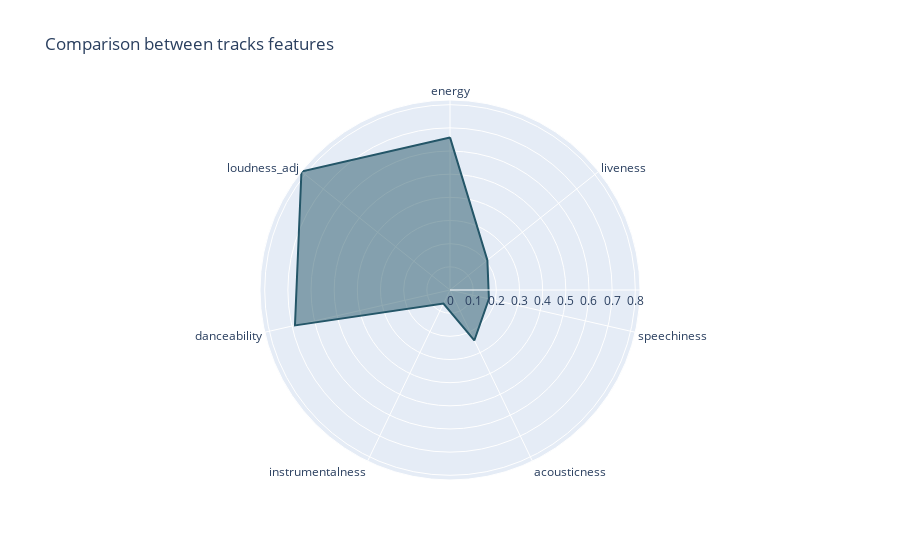

Write notebook code for a chart like this one.
### Code cell
# Create radar chart
radar_data = pd.DataFrame(dict(
    r=features_average,
    theta=features_of_interest))
fig = px.line_polar(radar_data, r='r', theta='theta', line_close=True, title="Comparison between tracks features", 
                    color_discrete_sequence=px.colors.sequential.Aggrnyl)
fig.update_traces(fill='toself')
fig.show()

### Figure 1 — Plotly figure (JSON) as saved in the notebook; plotly's stock layout.template omitted (floating-point values rounded to 4 significant figures)
{"data": [{"fill": "toself", "hovertemplate": "r=%{r}<br>theta=%{theta}<extra></extra>", "legendgroup": "", "line": {"color": "rgb(36, 86, 104)", "dash": "solid"}, "mode": "lines", "name": "", "r": [0.6588, 0.2064, 0.1724, 0.2419, 0.06514, 0.6865, 0.8203, 0.6588], "showlegend": false, "subplot": "polar", "theta": ["energy", "liveness", "speechiness", "acousticness", "instrumentalness", "danceability", "loudness_adj", "energy"], "type": "scatterpolar"}], "layout": {"legend": {"tracegroupgap": 0}, "polar": {"angularaxis": {"direction": "clockwise", "rotation": 90}, "domain": {"x": [0, 1], "y": [0, 1]}}, "title": {"text": "Comparison between tracks features"}}}
